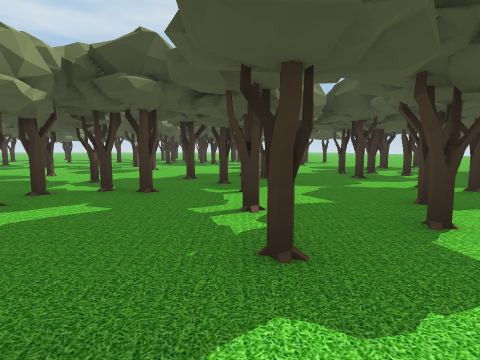
[1] (above)

19 first-person views from a walk through a 3-D level made in the Unity game engine. The camera is 1.2 m above the floor, tilts 6° down and sees 80° across. The floor is counted in squares, 2 m on a side. Each view is taken from the middle of a square. On the plan, view 1 faces up. The plan holds only what a view shows up to about 9 squares ahead; the rest is blank. The place goes on beyond the plan. The player character is not drawn. Some animated figures are left out. Some surface patterns are stand-ins.

[2]
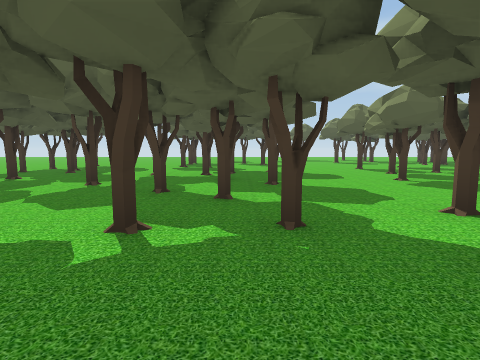

[3]
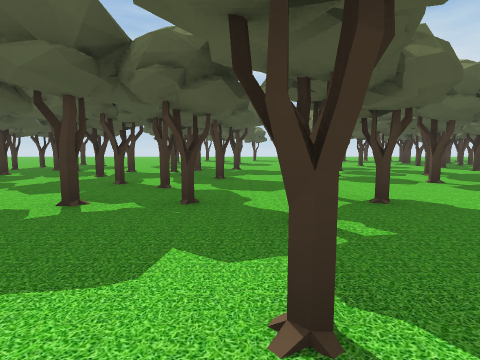

[4]
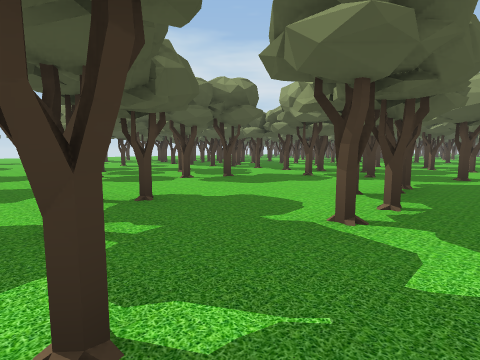

[5]
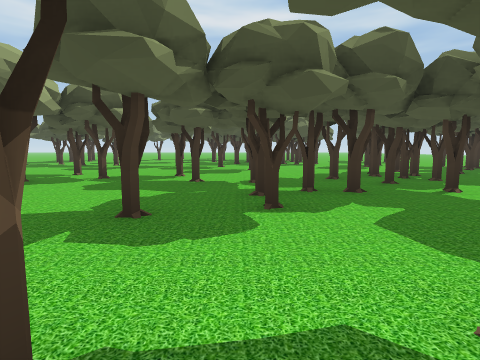

[6]
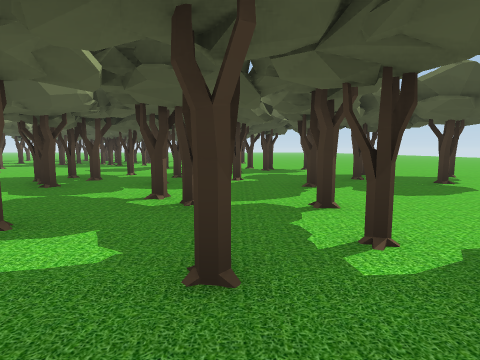

[7]
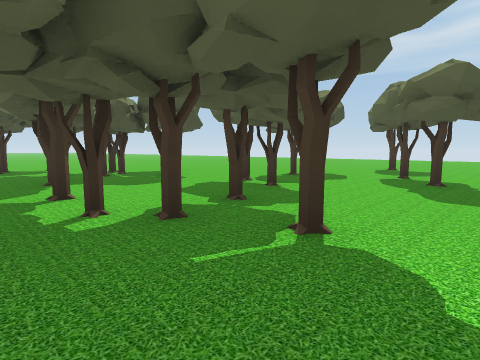

[8]
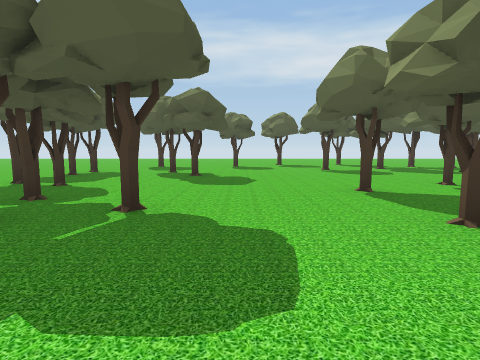

[9]
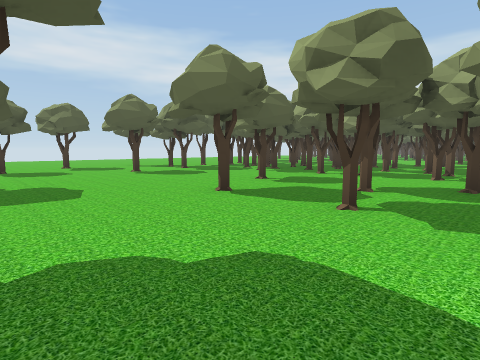

[10]
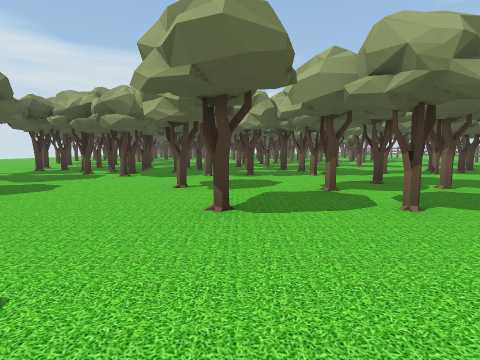

[11]
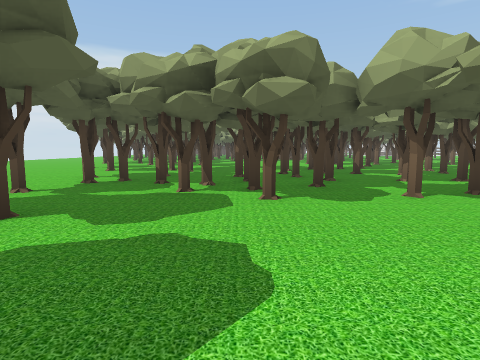

[12]
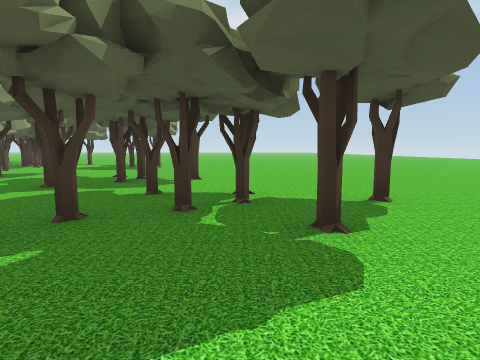

[13]
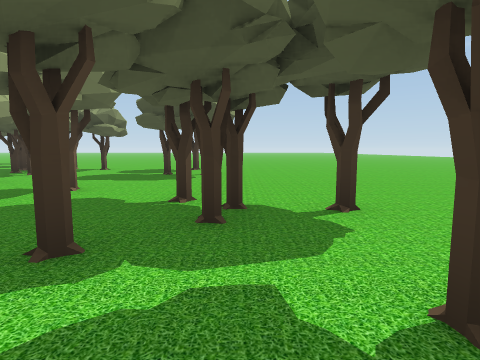

[14]
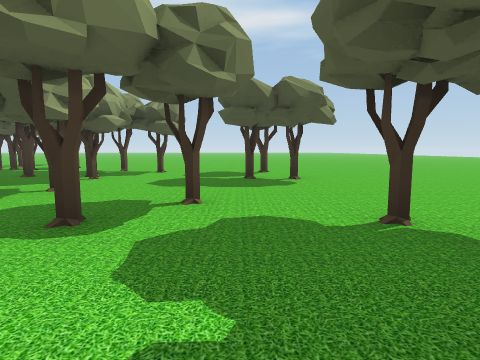

[15]
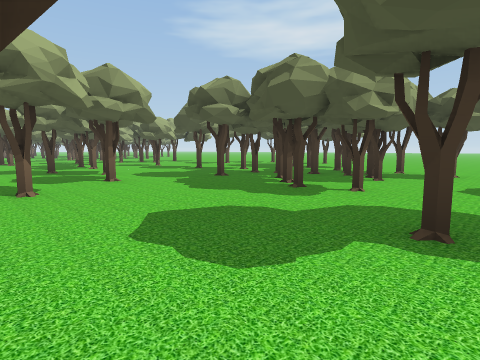

[16]
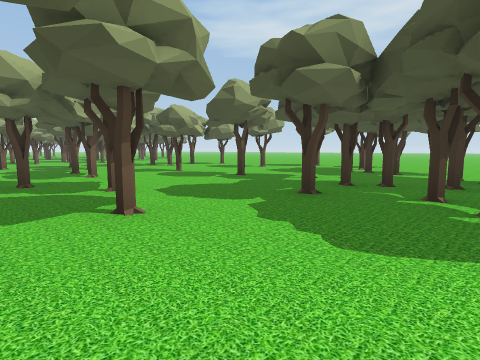

[17]
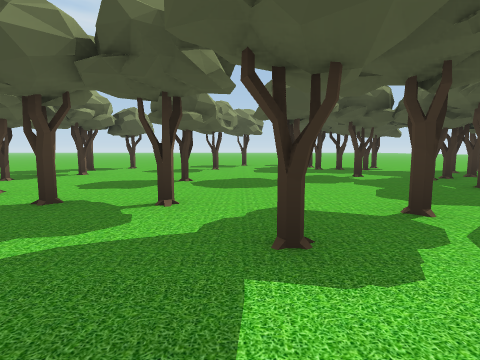

[18]
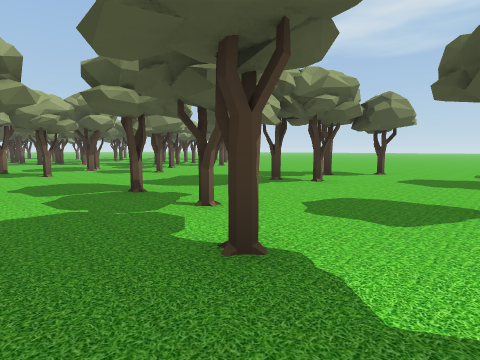

[19]
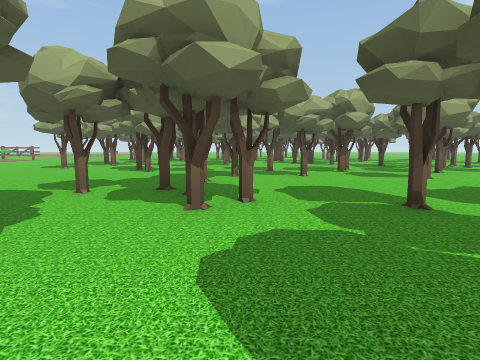

### Floor plan
Key: @ floor where view 1 was taken; # wall or solid block; x gap in a wall; . floor; T thing the floor can be seen under or through.
Columns run from 18 left of view 1 to 12 right of it. Each row starts with its distance up from view 1.
 16  ......x.......##.##..........
 15 .#....##........##............
 14 ...#......#.#..##.#...#......
 13 .#..............#..............
 12 ......#.#......#.##............
 11 ..#..........#.................
 10  .#...#....#..#.......###......
  9   .#.#.........#......#.......
  8 ........ ..........T....TT....
  7 x......   .#..#...TT.##..T.#...
  6 ......    ..#....TTT.x.#..T....
  5 ....        ...T..T..x.........
  4 ...         ...TTxT..#.#..#.##.
  3 ..          ..TT..x.#..x..#....
  2              ..........##....#.
  1               #.#....#..#...#..
  0                ..#@#...........
 -1                ...#...#........
 -2                .#......T.#.....
 -3                .#...#...T......
 -4                .#.....#...#....
 -5                 ...#..........#
 -6                 #...#..#....##
 -7                 ..#x#..#...###
 -8                 ... ....#####
 -9                 ##     .#######
-10                          ###.#.
-11                          ## .##

Positions as (right, up) in squares from view 1, and headings:
1: (0, 0), facing up
2: (-2, 2), facing right
3: (-3, 1), facing right
4: (-3, 1), facing down-right
5: (-3, 0), facing up
6: (4, 1), facing up
7: (4, 0), facing up-right
8: (3, 0), facing right
9: (4, 1), facing down-right
10: (7, 1), facing down
11: (10, -2), facing down
12: (7, 4), facing up
13: (5, 7), facing up
14: (3, 8), facing up
15: (2, 8), facing up-left
16: (-1, 9), facing up-left
17: (-7, 8), facing up
18: (-8, 10), facing up-left
19: (-9, 10), facing left
